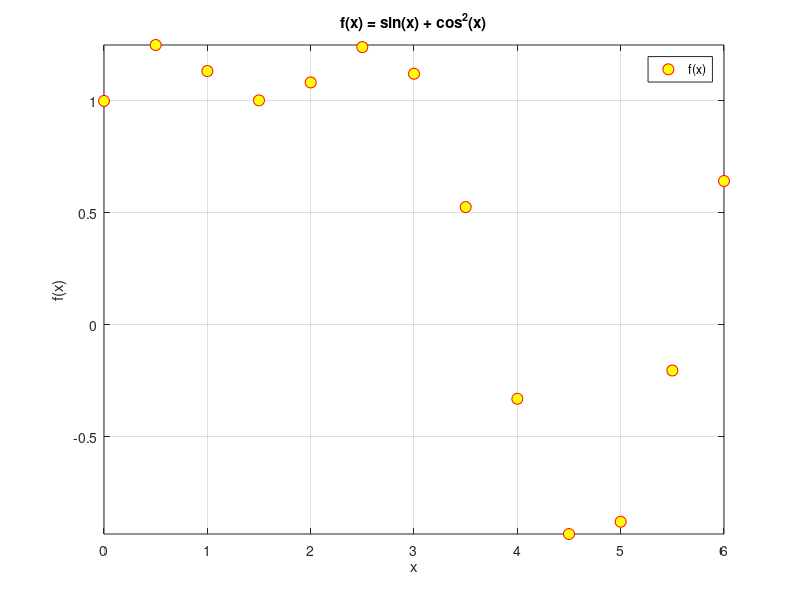
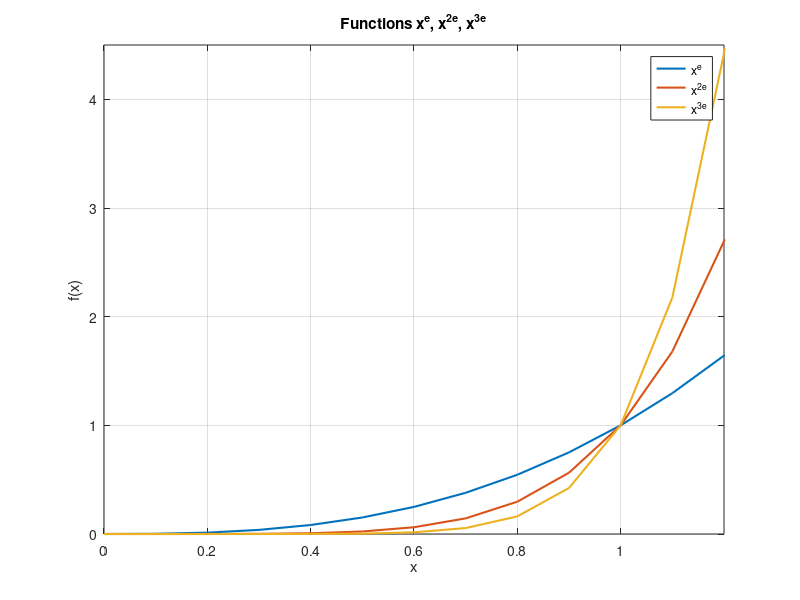
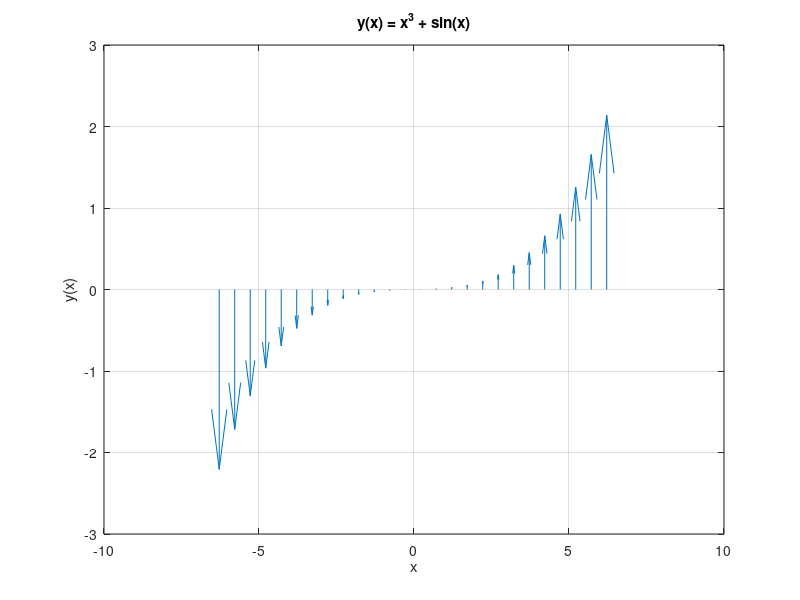
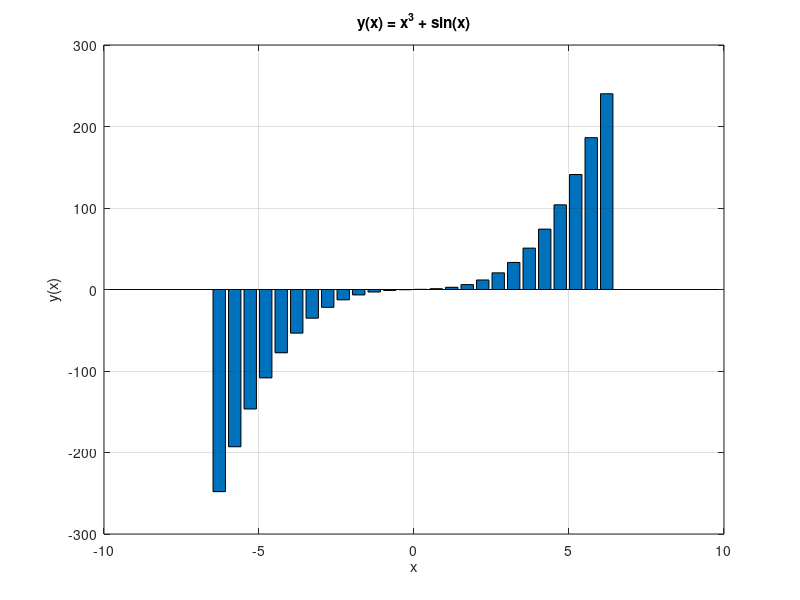

Here is the MATLAB script that generated these plots, in order:
x = 0:0.5:2*pi;
y = sin(x) + cos(x).^2;

figure(1)
plot(x, y, 'ro', 'MarkerFaceColor', 'y', 'MarkerSize', 8)

title('f(x) = sin(x) + cos^2(x)')
xlabel('x')
ylabel('f(x)')
legend('f(x)')
grid on

axis([min(x) max(x) min(y) max(y)])


x2 = 0:0.1:2;

y1 = x2.^exp(1);
y2 = x2.^(2*exp(1));
y3 = x2.^(3*exp(1));

figure(2)

plot(x2, y1, 'LineWidth', 1.5)
hold on
plot(x2, y2, 'LineWidth', 1.5)
plot(x2, y3, 'LineWidth', 1.5)
hold off

title('Functions x^e, x^{2e}, x^{3e}')
xlabel('x')
ylabel('f(x)')
legend('x^e', 'x^{2e}', 'x^{3e}', 'Location', 'best')
grid on

axis([0 1.2 0 4.5])




x3 = -2*pi:0.5:2*pi;
y4 = x3.^3 + sin(x3);

figure(3)

quiver(x3, zeros(size(x3)), zeros(size(x3)), y4)

title('y(x) = x^3 + sin(x)')
xlabel('x')
ylabel('y(x)')
grid on


figure(4)

bar(x3, y4)

title('y(x) = x^3 + sin(x)')
xlabel('x')
ylabel('y(x)')
grid on
